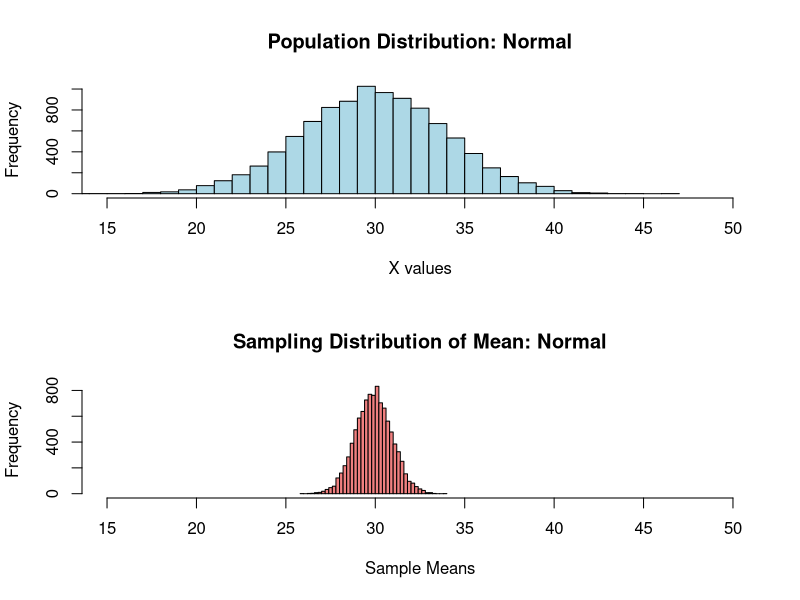
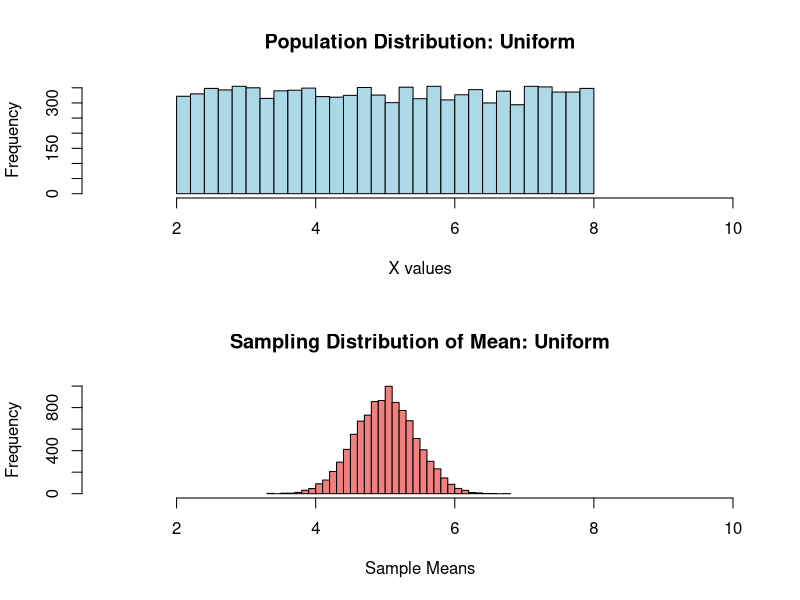

Write R code to recreate these figures, in order.
# ===========================================================
# File: 08_central_limit_theorem.R
# Repository: R-for-Biostatistics
# Author: Muskan Sharma
#
# Objective:
# Demonstrate the Central Limit Theorem using:
# 1. Normal distribution
# 2. Uniform distribution
#
# Concepts Covered:
# 1. Random sampling
# 2. Sample mean
# 3. Sampling distribution
# 4. Central Limit Theorem
# ===========================================================


# -----------------------------------------------------------
# SECTION 1: CLT using normal distribution
# -----------------------------------------------------------

population_mean <- 30
population_sd <- 4
sample_size <- 16
num_simulations <- 10000

population_values <- rnorm(
  n = num_simulations,
  mean = population_mean,
  sd = population_sd
)

sample_means <- c()

for (i in 1:num_simulations) {
  sample_values <- sample(
    population_values,
    size = sample_size,
    replace = TRUE
  )
  
  sample_means <- c(sample_means, mean(sample_values))
}

par(mfrow = c(2, 1))

hist(
  population_values,
  breaks = 30,
  col = "lightblue",
  xlim = c(15, 50),
  main = "Population Distribution: Normal",
  xlab = "X values"
)

hist(
  sample_means,
  breaks = 30,
  col = "lightcoral",
  xlim = c(15, 50),
  main = "Sampling Distribution of Mean: Normal",
  xlab = "Sample Means"
)


# -----------------------------------------------------------
# SECTION 2: CLT using uniform distribution
# -----------------------------------------------------------

# Uniform distribution:
# f(x) = 1 / (b - a)
# mean = (a + b) / 2
# sd = sqrt((b - a)^2 / 12)

lower_limit <- 2
upper_limit <- 8
sample_size <- 16
num_simulations <- 10000

uniform_values <- runif(
  n = num_simulations,
  min = lower_limit,
  max = upper_limit
)

uniform_sample_means <- c()

for (i in 1:num_simulations) {
  sample_values <- runif(
    n = sample_size,
    min = lower_limit,
    max = upper_limit
  )
  
  uniform_sample_means <- c(uniform_sample_means, mean(sample_values))
}

par(mfrow = c(2, 1))

hist(
  uniform_values,
  breaks = 30,
  col = "lightblue",
  xlim = c(1, 10),
  main = "Population Distribution: Uniform",
  xlab = "X values"
)

hist(
  uniform_sample_means,
  breaks = 30,
  col = "lightcoral",
  xlim = c(1, 10),
  main = "Sampling Distribution of Mean: Uniform",
  xlab = "Sample Means"
)


# -----------------------------------------------------------
# SECTION 3: Summary statistics
# -----------------------------------------------------------

print("Mean of uniform population values:")
print(mean(uniform_values))

print("SD of uniform population values:")
print(sd(uniform_values))

print("Mean of uniform sample means:")
print(mean(uniform_sample_means))

print("SD of uniform sample means:")
print(sd(uniform_sample_means))


# -----------------------------------------------------------
# SECTION 4: Interpretation
# -----------------------------------------------------------

cat("\n")
cat("Central Limit Theorem Interpretation\n")
cat("------------------------------------\n")
cat("When sample size is sufficiently large,\n")
cat("the distribution of sample means becomes approximately normal,\n")
cat("even if the original population is not normally distributed.\n\n")

cat("The standard deviation of sample means is called Standard Error.\n")
cat("Standard Error = Population SD / sqrt(sample size)\n")


# Reset plotting layout
par(mfrow = c(1, 1))


# -----------------------------------------------------------
# END OF SCRIPT
# -----------------------------------------------------------
